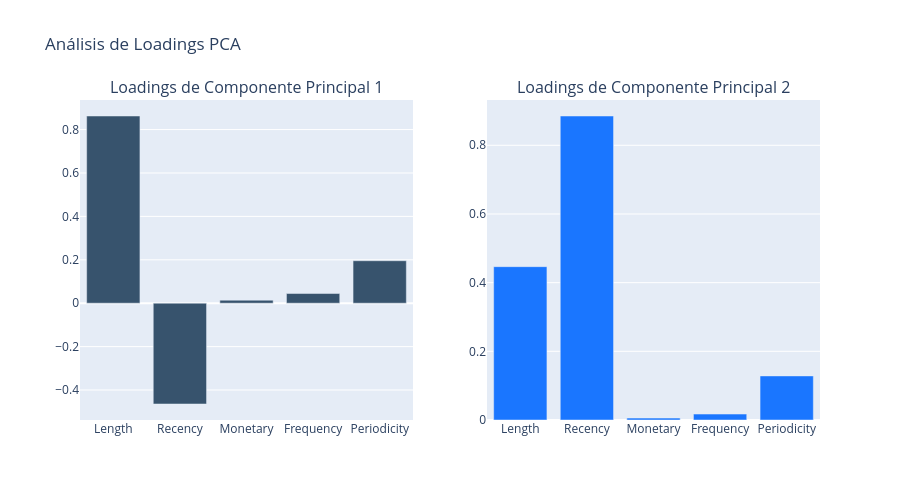

The notebook cell saved with this chart:
### Markdown cell above
> **Observación:** Vemos que en ambas componentes principales PC1 y PC2 `Length` y `Recency` son las características más relevantes, siendo en PC1 `Length` la de mayor contribución y en PC2 `Recency`.

### Code cell
fig = make_subplots(
    rows=1, cols=2, subplot_titles=("Loadings de Componente Principal 1", "Loadings de Componente Principal 2")
)

# Agregar Barras para PC1
fig.add_trace(
    go.Bar(x=df_loadings.index, y=df_loadings["PC1"], name="PC1", marker_color="rgb(55, 83, 109)"), row=1, col=1
)

# Agregar Barras para PC2
fig.add_trace(
    go.Bar(x=df_loadings.index, y=df_loadings["PC2"], name="PC2", marker_color="rgb(26, 118, 255)"), row=1, col=2
)

fig.update_layout(title="Análisis de Loadings PCA", showlegend=False, height=500)
fig.show()

### Figure 1 — Plotly figure (JSON) as saved in the notebook; plotly's stock layout.template omitted (floating-point values rounded to 4 significant figures)
{"data": [{"marker": {"color": "rgb(55, 83, 109)"}, "name": "PC1", "type": "bar", "x": ["Length", "Recency", "Monetary", "Frequency", "Periodicity"], "xaxis": "x", "y": [0.8625, -0.4644, 0.01392, 0.04457, 0.1957], "yaxis": "y"}, {"marker": {"color": "rgb(26, 118, 255)"}, "name": "PC2", "type": "bar", "x": ["Length", "Recency", "Monetary", "Frequency", "Periodicity"], "xaxis": "x2", "y": [0.4466, 0.8853, 0.005491, 0.01727, 0.1284], "yaxis": "y2"}], "layout": {"annotations": [{"font": {"size": 16}, "showarrow": false, "text": "Loadings de Componente Principal 1", "x": 0.225, "xanchor": "center", "xref": "paper", "y": 1, "yanchor": "bottom", "yref": "paper"}, {"font": {"size": 16}, "showarrow": false, "text": "Loadings de Componente Principal 2", "x": 0.775, "xanchor": "center", "xref": "paper", "y": 1, "yanchor": "bottom", "yref": "paper"}], "height": 500, "showlegend": false, "title": {"text": "Análisis de Loadings PCA"}, "xaxis": {"anchor": "y", "domain": [0, 0.45]}, "xaxis2": {"anchor": "y2", "domain": [0.55, 1]}, "yaxis": {"anchor": "x", "domain": [0, 1]}, "yaxis2": {"anchor": "x2", "domain": [0, 1]}}}
